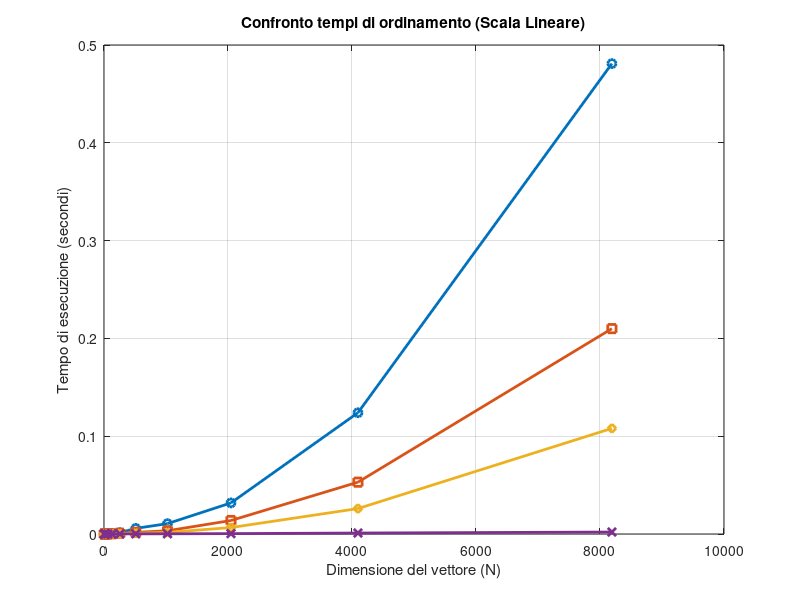

This figure's MATLAB source:
%dimensione del vettore su asse x 
%tempo impiegato su y

%vettore dimensioni
N = [4, 8, 16, 32, 64, 128, 256, 512, 1024, 2048, 4096, 8192];

%tempi
t_bubble    = [1e-06, 1.9e-06, 6.5e-06, 2.1e-05, 0.000107, 0.000504, 0.00142, 0.00576, 0.0106, 0.0318, 0.124, 0.481];
t_selection = [6e-07, 1.5e-06, 4.9e-06, 1.6e-05, 4.5e-05, 0.000230, 0.00078, 0.00171, 0.0033, 0.0138, 0.053, 0.210];
t_insertion = [4e-07, 9e-07, 2e-06, 9.9e-06, 1.8e-05, 0.000150, 0.00029, 0.00078, 0.0016, 0.0066, 0.026, 0.108];
t_std_sort  = [1.5e-06, 2.3e-06, 4.1e-06, 1.1e-05, 2.2e-05, 4.5e-05, 0.00011, 0.00015, 0.0002, 0.0004, 0.001, 0.002];

%faccio il grafico
figure(1);
plot(N, t_bubble, '-o', 'LineWidth', 2); hold on;
plot(N, t_selection, '-s', 'LineWidth', 2);
plot(N, t_insertion, '-d', 'LineWidth', 2);
plot(N, t_std_sort, '-x', 'LineWidth', 2);

grid on;
xlabel('Dimensione del vettore (N)');
ylabel('Tempo di esecuzione (secondi)');
title('Confronto tempi di ordinamento (Scala Lineare)');

%vedi un po' perchè lui lo fa anche in clasa logaritmica e non ho capito
%bene come fare e se bisogna farlo
